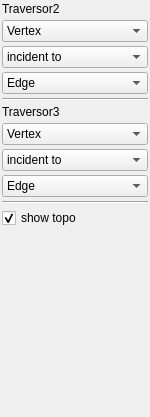
<?xml version="1.0" encoding="UTF-8"?>
<ui version="4.0">
 <class>DockWidget</class>
 <widget class="QDockWidget" name="DockWidget">
  <property name="geometry">
   <rect>
    <x>0</x>
    <y>0</y>
    <width>150</width>
    <height>417</height>
   </rect>
  </property>
  <property name="minimumSize">
   <size>
    <width>150</width>
    <height>250</height>
   </size>
  </property>
  <property name="windowTitle">
   <string>Interface</string>
  </property>
  <widget class="QWidget" name="dockWidgetContents">
   <property name="enabled">
    <bool>true</bool>
   </property>
   <property name="sizePolicy">
    <sizepolicy hsizetype="Preferred" vsizetype="Preferred">
     <horstretch>0</horstretch>
     <verstretch>0</verstretch>
    </sizepolicy>
   </property>
   <property name="minimumSize">
    <size>
     <width>150</width>
     <height>200</height>
    </size>
   </property>
   <layout class="QGridLayout" name="gridLayout">
    <property name="margin">
     <number>2</number>
    </property>
    <property name="spacing">
     <number>4</number>
    </property>
    <item row="1" column="0">
     <layout class="QVBoxLayout" name="verticalLayout">
      <item>
       <widget class="QLabel" name="label_2">
        <property name="text">
         <string>Traversor2</string>
        </property>
       </widget>
      </item>
      <item>
       <widget class="QComboBox" name="combo4">
        <property name="focusPolicy">
         <enum>Qt::NoFocus</enum>
        </property>
        <item>
         <property name="text">
          <string>Vertex</string>
         </property>
        </item>
        <item>
         <property name="text">
          <string>Edge</string>
         </property>
        </item>
        <item>
         <property name="text">
          <string>Face</string>
         </property>
        </item>
       </widget>
      </item>
      <item>
       <widget class="QComboBox" name="combo5">
        <property name="focusPolicy">
         <enum>Qt::NoFocus</enum>
        </property>
        <item>
         <property name="text">
          <string>incident to</string>
         </property>
        </item>
        <item>
         <property name="text">
          <string>adjacent by</string>
         </property>
        </item>
       </widget>
      </item>
      <item>
       <widget class="QComboBox" name="combo6">
        <property name="focusPolicy">
         <enum>Qt::NoFocus</enum>
        </property>
        <property name="currentIndex">
         <number>1</number>
        </property>
        <item>
         <property name="text">
          <string>Vertex</string>
         </property>
        </item>
        <item>
         <property name="text">
          <string>Edge</string>
         </property>
        </item>
        <item>
         <property name="text">
          <string>Face</string>
         </property>
        </item>
       </widget>
      </item>
      <item>
       <widget class="Line" name="line">
        <property name="orientation">
         <enum>Qt::Horizontal</enum>
        </property>
       </widget>
      </item>
      <item>
       <widget class="QLabel" name="label">
        <property name="text">
         <string>Traversor3</string>
        </property>
       </widget>
      </item>
      <item>
       <widget class="QComboBox" name="combo1">
        <property name="focusPolicy">
         <enum>Qt::NoFocus</enum>
        </property>
        <item>
         <property name="text">
          <string>Vertex</string>
         </property>
        </item>
        <item>
         <property name="text">
          <string>Edge</string>
         </property>
        </item>
        <item>
         <property name="text">
          <string>Face</string>
         </property>
        </item>
        <item>
         <property name="text">
          <string>Volume</string>
         </property>
        </item>
       </widget>
      </item>
      <item>
       <widget class="QComboBox" name="combo2">
        <property name="focusPolicy">
         <enum>Qt::NoFocus</enum>
        </property>
        <item>
         <property name="text">
          <string>incident to</string>
         </property>
        </item>
        <item>
         <property name="text">
          <string>adjacent by</string>
         </property>
        </item>
       </widget>
      </item>
      <item>
       <widget class="QComboBox" name="combo3">
        <property name="focusPolicy">
         <enum>Qt::NoFocus</enum>
        </property>
        <property name="currentIndex">
         <number>1</number>
        </property>
        <item>
         <property name="text">
          <string>Vertex</string>
         </property>
        </item>
        <item>
         <property name="text">
          <string>Edge</string>
         </property>
        </item>
        <item>
         <property name="text">
          <string>Face</string>
         </property>
        </item>
        <item>
         <property name="text">
          <string>Volume</string>
         </property>
        </item>
       </widget>
      </item>
      <item>
       <widget class="Line" name="line_2">
        <property name="orientation">
         <enum>Qt::Horizontal</enum>
        </property>
       </widget>
      </item>
      <item>
       <widget class="QCheckBox" name="checkTopo">
        <property name="focusPolicy">
         <enum>Qt::NoFocus</enum>
        </property>
        <property name="text">
         <string>show topo</string>
        </property>
        <property name="checked">
         <bool>true</bool>
        </property>
       </widget>
      </item>
      <item>
       <spacer name="verticalSpacer">
        <property name="orientation">
         <enum>Qt::Vertical</enum>
        </property>
        <property name="sizeHint" stdset="0">
         <size>
          <width>20</width>
          <height>40</height>
         </size>
        </property>
       </spacer>
      </item>
     </layout>
    </item>
   </layout>
  </widget>
 </widget>
 <resources/>
 <connections/>
</ui>
